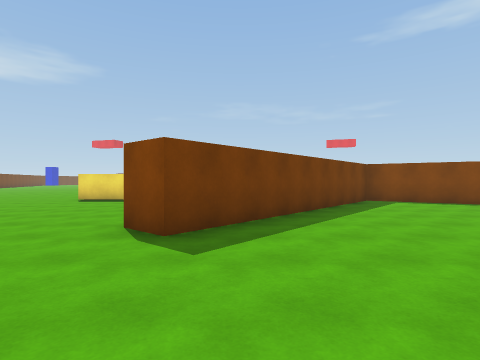
[1] (above)

24 first-person views from a walk through a 3-D level made in the Unity game engine. The camera is 1.4 m above the floor, looks level and sees 80° across. The floor is counted in squares, 2 m on a side. Each view is taken from the middle of a square. On the plan, view 1 faces up. The plan holds only what a view shows up to about 10 squares ahead; the rest is blank. The place goes on beyond the plan. The player character is not drawn.

[2]
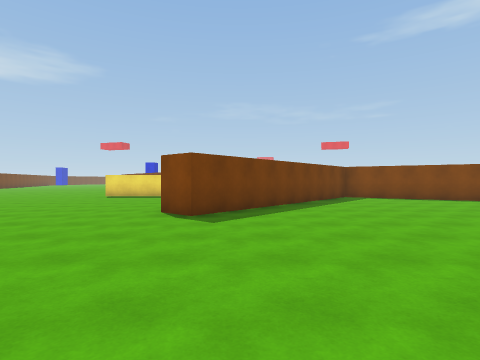

[3]
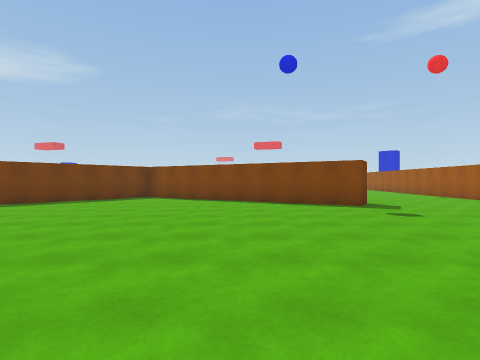

[4]
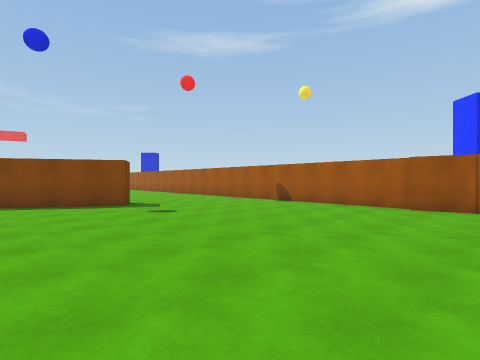

[5]
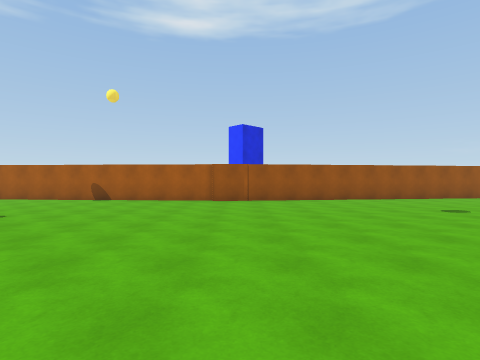

[6]
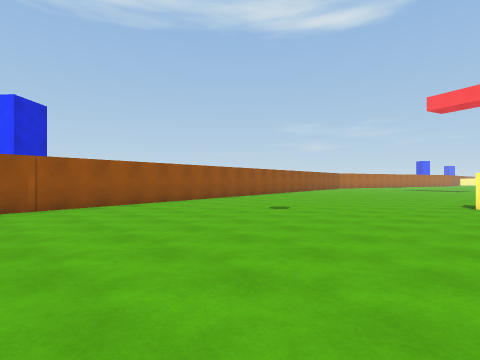

[7]
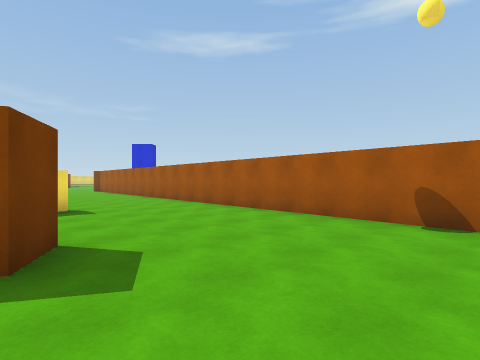

[8]
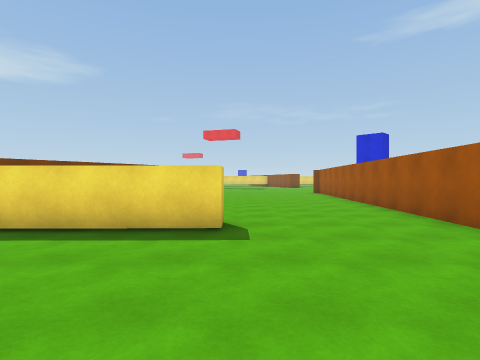

[9]
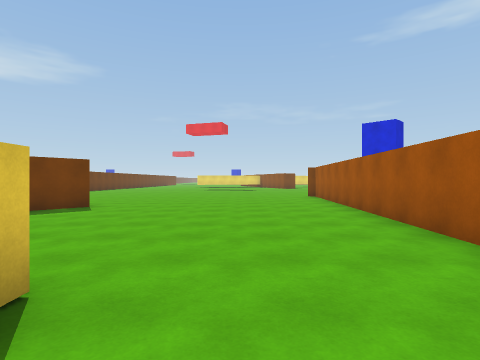

[10]
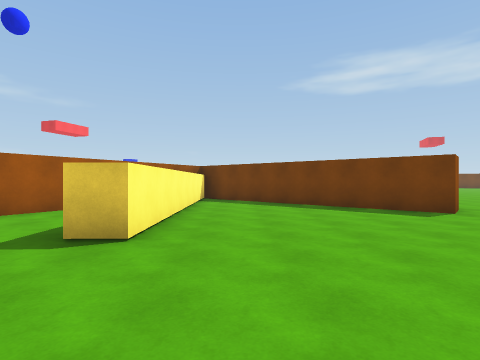

[11]
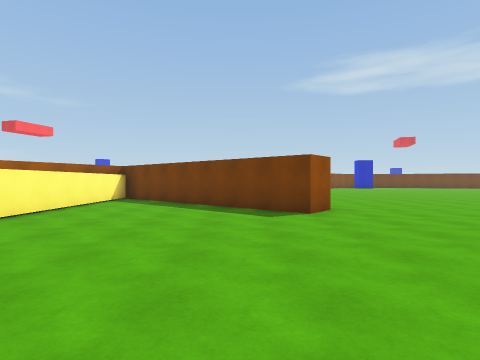

[12]
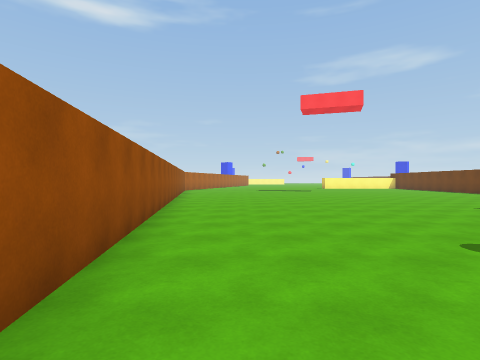

[13]
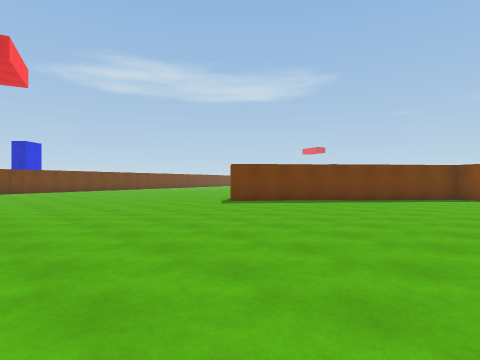

[14]
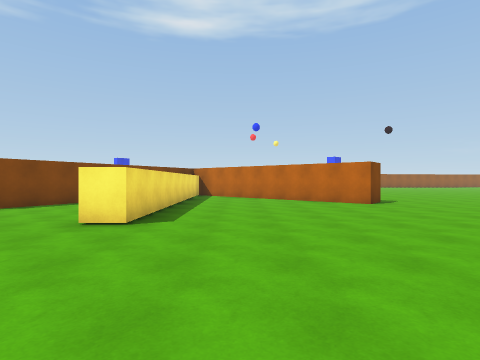

[15]
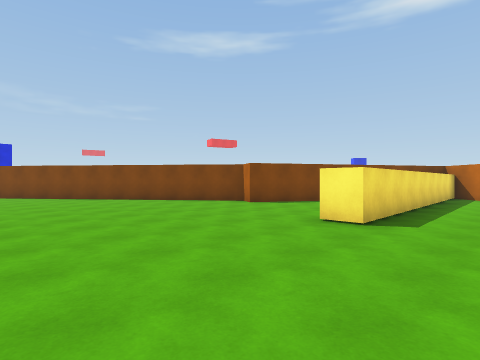

[16]
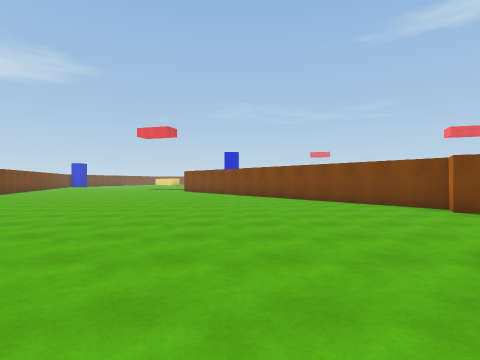

[17]
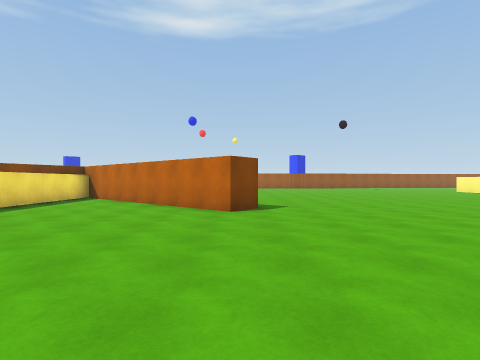

[18]
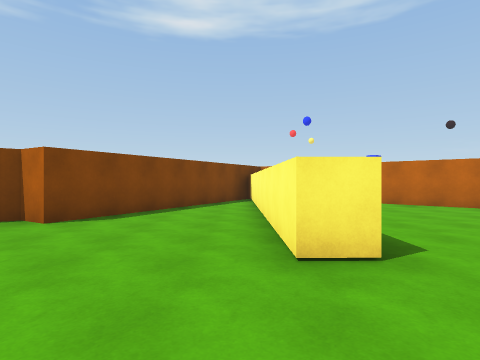

[19]
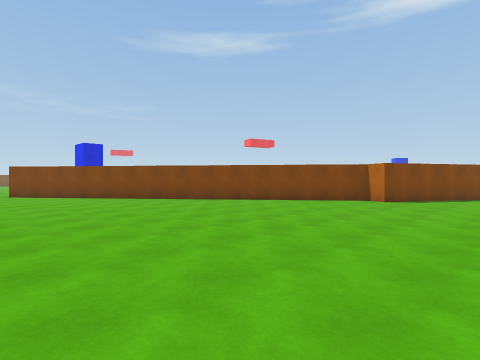

[20]
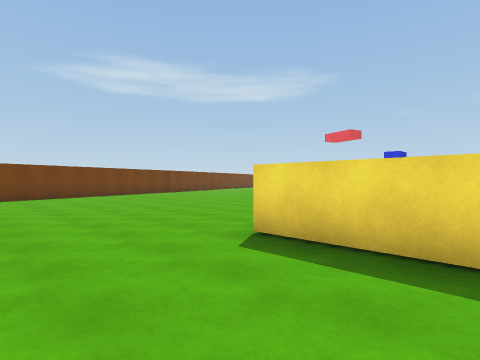

[21]
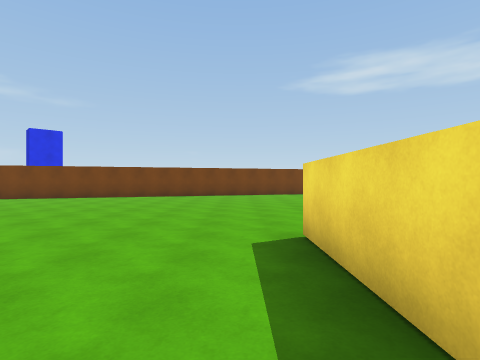

[22]
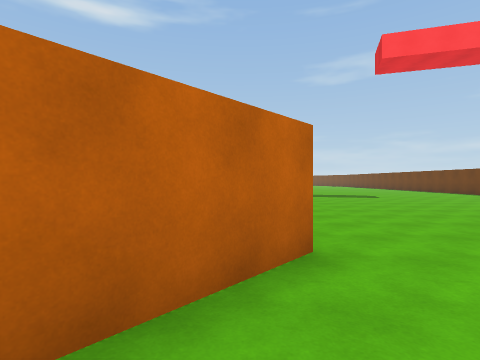

[23]
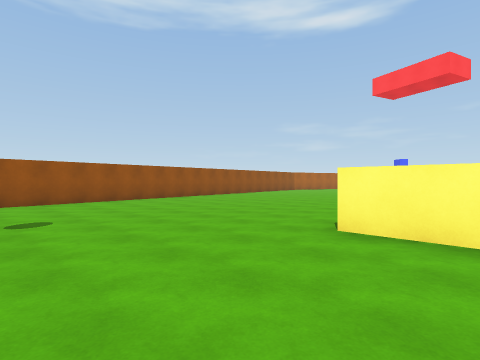

[24]
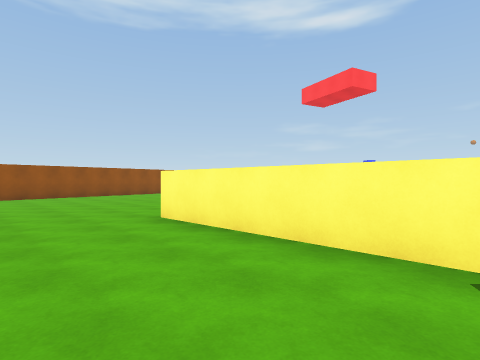

### Floor plan
Points are (right, up) in squares from view 1. A wall is a line through its corners. A room is listed if a view was taken in it or the views show most of it. See-through windows are left out.
Room 1 (views 1, 2, 3, 4, 5, 6, 7, 8, 9, 10, 11, 12, 13, 14, 15, 16, 17, 18, 19, 20, 21, 22, 23, 24)
walls: (2.3, 9.9) (-5.5, 9.8) (-5.5, 10.5) (1.6, 10.6); (2, 11) (-3.4, 14.1) (-3, 14.8) (-5.1, 17.5); (6, 10.6) (12.7, 10.7) (12.7, 10) (9.6, 9.9); (9.4, 7.9) (10.4, 7.3); (4.2, -8.8) (8.8, -8.7); (11.8, 6.5) (11.3, 5.7) (4.3, 9.7) (-0.9, 3.6) (-1.7, 4.2) (2.7, 9.4); (15.7, -0.1) (16.9, 17.6); (9.3, 17.1) (10.1, 16.5) (6, 11.7); (-15.2, 9) (-14.9, 8); (17.1, -11.4) (15.5, -0.1)

Where each view was taken, in squares from view 1:
view 1: 0 up, 0 right, facing up
view 2: 2 down, 0 right, facing up
view 3: 2 down, 8 right, facing up
view 4: 2 down, 8 right, facing up-right
view 5: 1 down, 6 right, facing right
view 6: 0 up, 8 right, facing down-right
view 7: 3 up, 11 right, facing up-right
view 8: 6 up, 13 right, facing up
view 9: 9 up, 14 right, facing up
view 10: 12 up, 16 right, facing left
view 11: 15 up, 16 right, facing left
view 12: 3 down, 15 right, facing down
view 13: 3 down, 6 right, facing up-left
view 14: 8 up, 10 left, facing right
view 15: 8 up, 10 left, facing up-right
view 16: 8 up, 8 left, facing up
view 17: 4 up, 8 left, facing right
view 18: 11 up, 8 left, facing right
view 19: 11 up, 13 left, facing up-right
view 20: 7 up, 3 left, facing up-left
view 21: 9 up, 2 left, facing left
view 22: 7 up, 1 left, facing down
view 23: 5 down, 7 right, facing down-right
view 24: 6 down, 4 right, facing down-right
